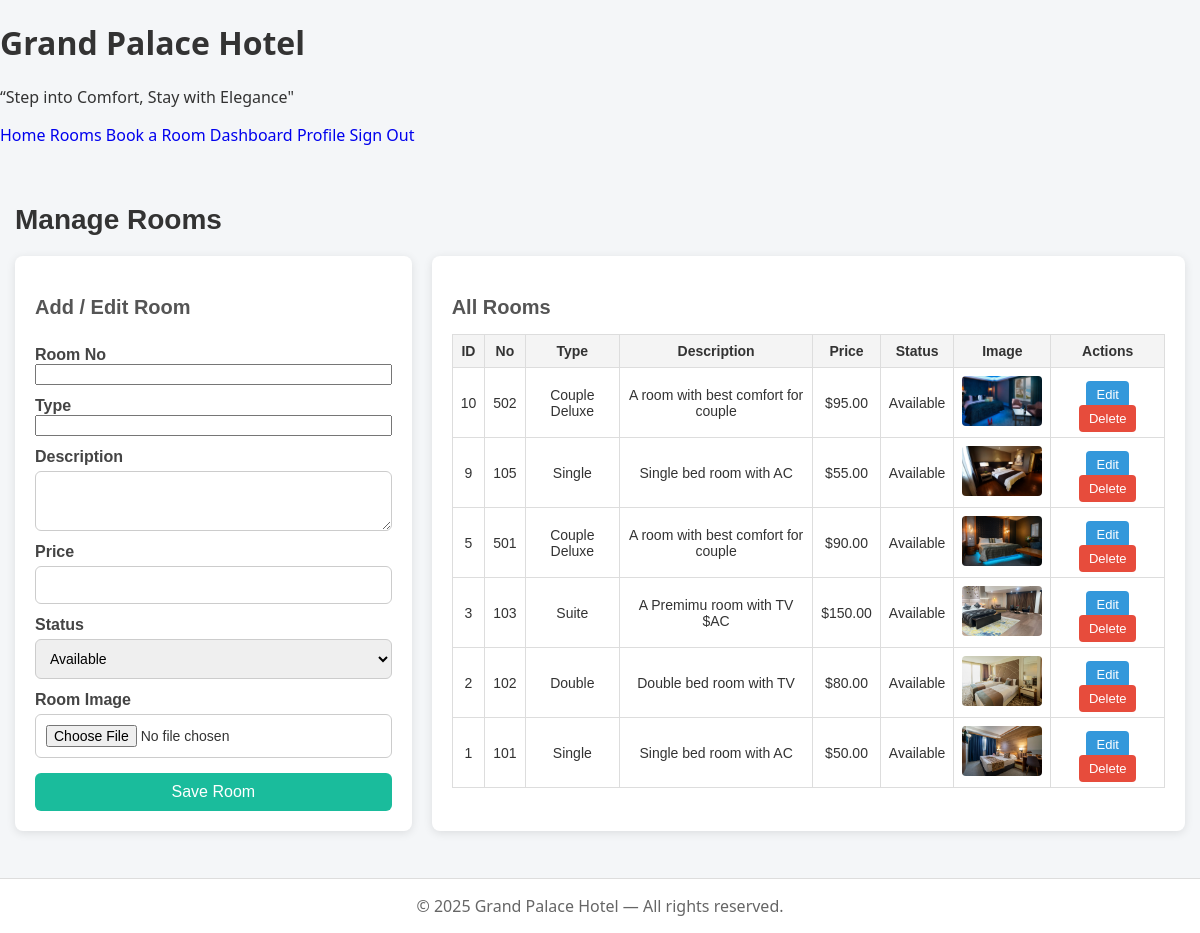
The page /manage/manage_rooms.php (signed in) on the database its author committed.
### tables this page shows
CREATE TABLE `rooms` (
  `id` int(11) NOT NULL,
  `room_no` varchar(50) NOT NULL,
  `type` varchar(100) NOT NULL,
  `description` text DEFAULT NULL,
  `price` decimal(10,2) NOT NULL DEFAULT 0.00,
  `image` varchar(255) DEFAULT NULL,
  `status` enum('available','occupied','maintenance','reserved') DEFAULT 'available',
  `created_at` timestamp NOT NULL DEFAULT current_timestamp()
);

### manage/manage_rooms.php (the view, shortened to what this page needs)
<?php
require_once "../includes/db.php";
include("../includes/header.php");
include("../includes/navbar.php");
?>
<link rel="stylesheet" href="/hotel_management_system/css/manage_rooms.css">
<div class="container">
    <h2 class="dashboard-title">Manage Rooms</h2>
    <div class="manage-wrapper">
        <div class="form-card">
            <h3>Add / Edit Room</h3>
            <form method="post" action="manage_rooms.php" enctype="multipart/form-data">
                <label>Room No</label>
                <input name="room_no" id="room_no" required>
                <label>Type</label>
                <input name="type" id="type" required>
                <label>Description</label>
                <textarea name="description" id="description"></textarea>
                <label>Price</label>
                <input name="price" id="price" type="number" step="0.01" required>
                <label>Status</label>
                <select name="status" id="status">
                    <option value="available">Available</option>
                </select>
                <label>Room Image</label>
                <input type="file" name="image" accept="image/*">
                <button type="submit" class="btn-save">Save Room</button>
            </form>
        </div>
        <div class="table-card">
            <h3>All Rooms</h3>
            <table class="rooms-table">
                <thead>
                    <tr>
                        <th>ID</th>
                        <th>No</th>
                        <th>Type</th>
                        <th>Description</th>
                        <th>Price</th>
                        <th>Status</th>
                        <th>Image</th>
                        <th>Actions</th>
                    </tr>
                </thead>
                <tbody>
                <?php
                $res = $conn->query("SELECT id,room_no,type,description,price,status,image FROM rooms ORDER BY id DESC");
                while ($r = $res->fetch_assoc()):
                    $img = !empty($r['image']) ? $r['image'] : 'images/no-image.jpg';
                ?>
                    <tr>
                        <td><?= $r['id'] ?></td>
                        <td><?= htmlspecialchars($r['room_no']) ?></td>
                        <td><?= htmlspecialchars($r['type']) ?></td>
                        <td><?= htmlspecialchars($r['description']) ?></td>
                        <td>$<?= number_format($r['price'],2) ?></td>
                        <td><?= ucfirst($r['status']) ?></td>
                        <td><img src="/hotel_management_system/<?= $img ?>" style="width:80px;height:50px;object-fit:cover;border-radius:4px;"></td>
                        <td>
                            <button class="btn-edit" onclick='editRoom(<?= json_encode($r) ?>)'>Edit</button>
                            <a class="btn-delete" href='?delete=<?= $r['id'] ?>' onclick='return confirm("Delete this room?")'>Delete</a>
                        </td>
                    </tr>
                <?php endwhile; ?>
                </tbody>
            </table>
        </div>
    </div>
</div>
<?php include("../includes/footer.php"); ?>

### css/homepage.css (style rules this page uses)
body { font-family: 'Segoe UI', Tahoma, Geneva, Verdana, sans-serif; margin:0; padding:0; background:#f4f6f8; color:#333; }
a { text-decoration:none; }
.container { max-width:1100px; margin:40px auto; padding:0 16px; }

### css/manage_rooms.css (style rules this page uses)
.container { max-width: 1200px; margin: 20px auto; padding: 15px; font-family: Arial, sans-serif; }
h2.dashboard-title { font-size: 28px; margin-bottom: 20px; color: #333; }
h3 { font-size: 20px; margin-bottom: 15px; color: #555; }
.manage-wrapper { display: flex; gap: 20px; flex-wrap: wrap; }
.form-card { flex: 1; min-width: 320px; background: #fff; border-radius: 8px; padding: 20px; box-shadow: 0 2px 10px rgba(0,0,0,0.1); }
.form-card form { display: flex; flex-direction: column; }
.form-card label { margin-top: 12px; font-weight: bold; color: #444; }
.form-card input[type="text"], .form-card input[type="number"], .form-card select, .form-card textarea, .form-card input[type="file"] { padding: 10px; margin-top: 5px; border-radius: 6px; border: 1px solid #ccc; width: 100%; box-sizing: border-box; font-size: 14px; }
.form-card textarea { resize: vertical; min-height: 60px; }
.btn-save { margin-top: 15px; padding: 10px; background-color: #1abc9c; color: white; border: none; border-radius: 6px; cursor: pointer; font-size: 16px; transition: 0.3s; }
.table-card { flex: 2; min-width: 600px; background: #fff; border-radius: 8px; padding: 20px; box-shadow: 0 2px 10px rgba(0,0,0,0.1); }
.rooms-table { width: 100%; border-collapse: collapse; margin-top: 10px; }
.rooms-table th, .rooms-table td { border: 1px solid #ddd; padding: 8px; text-align: center; font-size: 14px; }
.rooms-table th { background-color: #f4f4f4; }
.btn-edit, .btn-delete { padding: 6px 10px; border: none; border-radius: 4px; font-size: 13px; cursor: pointer; margin: 2px; }
.btn-edit { background-color: #3498db; color: white; }
.btn-delete { background-color: #e74c3c; color: white; }

### rows shown on the page
rooms: id "10", room_no "502", type "Couple Deluxe", description "A room with best comfort for couple", price "95.00", status "Available", image (picture)
rooms: id "9", room_no "105", type "Single", description "Single bed room with AC", price "55.00", status "Available", image (picture)
rooms: id "5", room_no "501", type "Couple Deluxe", description "A room with best comfort for couple", price "90.00", status "Available", image (picture)
rooms: id "3", room_no "103", type "Suite", description "A Premimu room with TV $AC", price "150.00", status "Available", image (picture)
rooms: id "2", room_no "102", type "Double", description "Double bed room with TV", price "80.00", status "Available", image (picture)
rooms: id "1", room_no "101", type "Single", description "Single bed room with AC", price "50.00", status "Available", image (picture)
